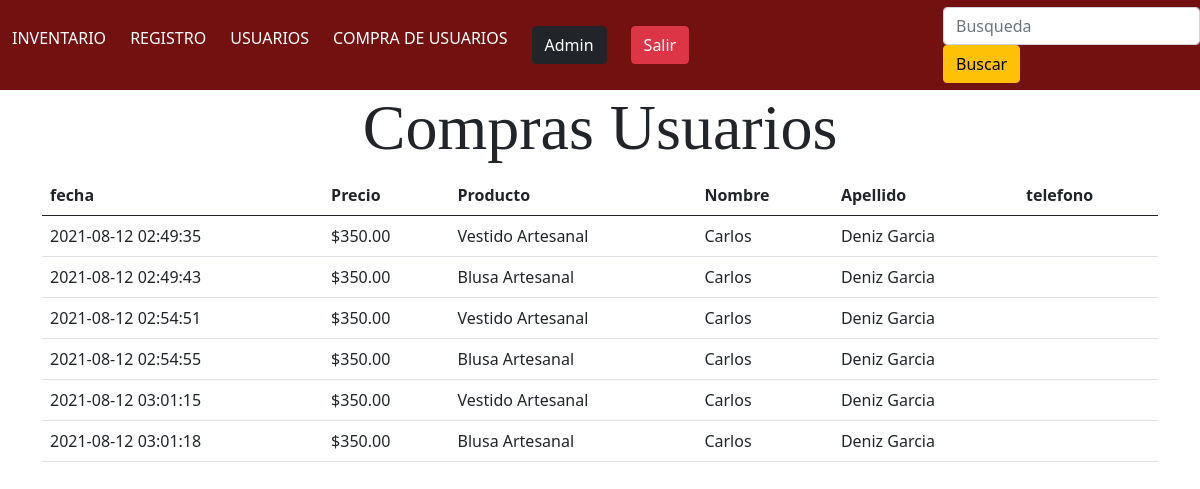
The app's page /comprasUsuarios/index.php (signed in) with its own data.
### tables this page shows
CREATE TABLE `compra` (
  `pk_compra` int(11) NOT NULL,
  `fecha` datetime DEFAULT current_timestamp(),
  `precio_total` decimal(6,3) DEFAULT NULL,
  `descuento` decimal(6,3) DEFAULT NULL,
  `fk_usuario` int(11) NOT NULL,
  `fk_inventario` int(11) DEFAULT NULL
);

CREATE TABLE `inventario` (
  `pk_inventario` int(11) NOT NULL,
  `cantidad` int(11) DEFAULT 0,
  `nombre_producto` varchar(25) DEFAULT NULL,
  `precio` decimal(6,3) DEFAULT NULL,
  `fk_usuario` int(11) DEFAULT NULL,
  `img_producto` varchar(200) DEFAULT NULL,
  `categorias_id` int(11) NOT NULL
);

CREATE TABLE `usuario` (
  `pk_usuario` int(11) NOT NULL,
  `nombre_usuario` varchar(25) NOT NULL,
  `apellido_usuario` varchar(25) DEFAULT NULL,
  `correo` varchar(25) NOT NULL,
  `PASSWORD` varchar(25) NOT NULL,
  `direccion` varchar(50) DEFAULT NULL,
  `fk_tipo_usuario` int(11) NOT NULL
);

### comprasUsuarios/index.php (the view, shortened to what this page needs)
<?php
require ('../db/conexion.php');
$sel = $con->query("SELECT
pk_compra,fecha,precio_total,
nombre_producto,nombre_usuario,apellido_usuario,numero
FROM usuario
INNER JOIN tipo_usuario on
`fk_tipo_usuario` = pk_tipo_usuario
LEFT JOIN telefonos on
telefonos.fk_usuario = usuario.pk_usuario
LEFT JOIN compra
ON usuario.pk_usuario= compra.fk_usuario
INNER JOIN inventario
on inventario.pk_inventario = compra.fk_inventario
    ");
?>
<!DOCTYPE html>
<html lang="en">
<head>
    <link rel="stylesheet" href="../css/main.css">
    <link href="https://cdn.jsdelivr.net/npm/bootstrap@5.0.2/dist/css/bootstrap.min.css" rel="stylesheet"
>
</head>
<body>
     <header class="header">
            <ul class="nav">
                    <li><a href="../admin/index.php">INVENTARIO</a></li>
                <li><a href="http://localhost/ProyectoPagWeb/Inventario/index.php">REGISTRO</a></li>
                <li><a href="http://localhost/ProyectoPagWeb/usuarios/index.php">USUARIOS</a></li>
                <li><a href="http://localhost/ProyectoPagWeb/comprasUsuarios/">COMPRA DE USUARIOS</a></li>
                    <li class="nav-item">
                        <a class="nav-link active"
                        aria-current="page"
                        href="../perfilUsuario?id='<?php echo trim($_SESSION['id'])?>'">
                            <span class="btn btn-dark">
                                <?php echo $_SESSION['nombre'];?>
                            </span>
                        </a>
                    </li>
                    <li class="nav-item">
                        <a class="nav-link active"
                        aria-current="page"
                        href="../includes/salir.php">
                            <span class="btn btn-danger">
                                Salir
                            </span>
                        </a>
                    </li>
            </ul>
         <br>
        <form class="form-inline my-2 my-lg-0">
          <input class="form-control" type="search" placeholder="Busqueda" aria-label="Search">
          <button class="btn btn-warning" type="submit">Buscar</button>
        </form>
        </header>
    <main class="container">
        <h1 class="display-3 text-center">Compras Usuarios </h1>
        <div class="row">
            <div class="col ">
                <div class="table-responsive">
                    <table class="table table-hover">
                        <thead>
                            <tr>
                                <th scope="col">fecha</th>
                                <th scope="col">Precio</th>
                                <th scope="col">Producto</th>
                                <th scope="col">Nombre</th>
                                <th scope="col">Apellido</th>
                                <th scope="col">telefono</th>
                            </tr>
                        </thead>
                        <tbody>
                            <?php while($f = $sel->fetch_assoc()){ ?>
                                <tr>
                                    <td><?php echo $f['fecha'] ?></td>
                                    <td><?php echo "$".number_format($f['precio_total'],2) ?></td>
                                    <td><?php echo $f['nombre_producto'] ?></td>
                                    <td><?php echo $f['nombre_usuario'] ?></td>
                                    <td><?php echo $f['apellido_usuario'] ?></td>
                                    <td><?php echo $f['numero'] ?></td>
                                </tr>
                            <?php } ?>
                        </tbody>
                    </table>
                </div>
    </main>
</body>
</html>

### css/main.css (style rules this page uses)
* { margin: 0; padding: 0; box-sizing: border-box; }
body { background-color: white; }
.header { width: 100%; height: 90px; background-color: #731111; display: flex; justify-content: space-between; align-items: center; margin: auto; }
ul, ol { list-style:none; }
.nav > li { float:left; }
.nav li a { background-color: #731111; color:white; text-decoration:none; padding:10px 12px; display:block; }
button { background-color: #731111; }
h1 { font-family: 'Satisfy', cursive; text-align: center; }

### records on screen
compra: fecha "2021-08-12 02:49:35", precio_total "350.00", fk_inventario.nombre_producto "Vestido Artesanal", fk_usuario.nombre_usuario "Carlos", fk_usuario.apellido_usuario "Deniz Garcia"
compra: fecha "2021-08-12 02:49:43", precio_total "350.00", fk_inventario.nombre_producto "Blusa Artesanal", fk_usuario.nombre_usuario "Carlos", fk_usuario.apellido_usuario "Deniz Garcia"
compra: fecha "2021-08-12 02:54:51", precio_total "350.00", fk_inventario.nombre_producto "Vestido Artesanal", fk_usuario.nombre_usuario "Carlos", fk_usuario.apellido_usuario "Deniz Garcia"
compra: fecha "2021-08-12 02:54:55", precio_total "350.00", fk_inventario.nombre_producto "Blusa Artesanal", fk_usuario.nombre_usuario "Carlos", fk_usuario.apellido_usuario "Deniz Garcia"
compra: fecha "2021-08-12 03:01:15", precio_total "350.00", fk_inventario.nombre_producto "Vestido Artesanal", fk_usuario.nombre_usuario "Carlos", fk_usuario.apellido_usuario "Deniz Garcia"
compra: fecha "2021-08-12 03:01:18", precio_total "350.00", fk_inventario.nombre_producto "Blusa Artesanal", fk_usuario.nombre_usuario "Carlos", fk_usuario.apellido_usuario "Deniz Garcia"

### other values on screen
$_SESSION['nombre'] "Admin"
